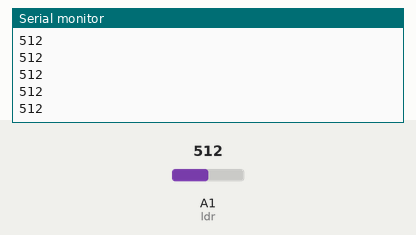
The sketch below on a simulated Arduino Uno, built with avr-gcc and run on an emulated ATmega328P. Parts: the last lines printed to the serial monitor. The inputs (shaded band) are chosen by the test bench; at power-on: A1 (ldr) = 512.

Above: at 1.2 s.
1.3 s: A1 (ldr) set to 716
At 1.56 s:
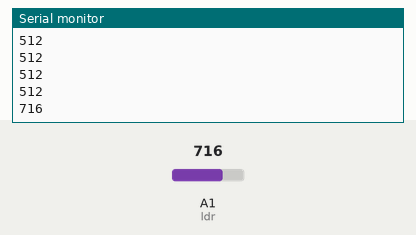
2.8 s: A1 (ldr) set to 900
At 2.96 s:
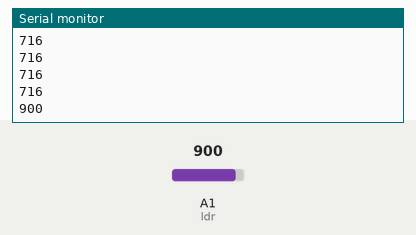
Timing chart, 0 to 5.8 s (numbered marks = the images above; inputs shaded):
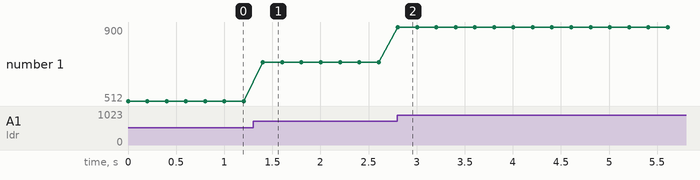

The sketch:

LDR.ino
```cpp
int ldr = A1;

void setup() {
  Serial.begin (9600);
  pinMode (ldr, INPUT);
}

void loop() {
  int x = analogRead (ldr);
  Serial.println (x);
  delay (200);

}
```

Measured:
- after the input at 1.3 s, the serial monitor: prints a new line after 0.10 s (image 1)
- after the input at 2.8 s, the serial monitor: prints a new line at once (image 2)
- plotted number 1: 512 → 716 after the input at 1.3 s, 716 → 900 after the input at 2.8 s
